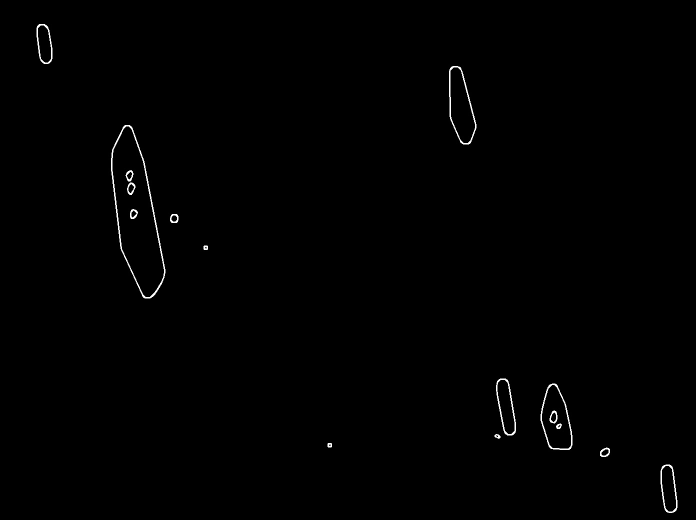
#> input picture reference_notebooks/test.jpg, 1392 x 1040 px (shown at 1/2 size); its folder holds only this picture in this run
$ python -i gif_generator.py   (imports and definitions only)
#> lines starting #> are read from the running program, lines starting #| are printed output that depends on the picture
#> further down, picture is the input picture: shape (1040, 1392, 3); min 0, max 255, mean 1.3
### beholder/utils/logging.py
'''
Author: W.R. Jackson, Damp Lab 2020
'''
import datetime
import logging
import sys

import colorama


class SingletonBaseClass(type):
    _instances = {}

    def __call__(cls, *args, **kwargs):
        """
        Possible changes to the value of the `__init__` argument do not affect
        the returned instance.
        """
        if cls not in cls._instances:
            instance = super().__call__(*args, **kwargs)
            cls._instances[cls] = instance
        return cls._instances[cls]


class BLogger(metaclass=SingletonBaseClass):
    '''
    Simple Custom Logger to enable colorized text output as well as
    discrete control over setting logging levels for debugging.
    '''

    def __init__(self):

        logging.basicConfig(
            filename=f'beholder_{datetime.datetime.now().isoformat()}.log',
            format='[%(asctime)s] [%(levelname)s] %(message)s',
            datefmt='%Y-%m-%d %H:%M:%S',
            level=logging.DEBUG,
        )
        logging.getLogger().addHandler(logging.StreamHandler(sys.stdout))
        self.log = logging.getLogger(__name__)
        self.log.setLevel(logging.INFO)
        # This only performs any kind of action on a windows machine,
        # otherwise it's a no-op.
        colorama.init(autoreset=True)

    # def write_out(self, output_fp: str):
    #     self.log.()

    # [89 lines left out: functions change_logging_level, debug, info, warning, error, critical and 1 more, not called in this run]

### beholder/pipelines/gif_generator.py
'''
--------------------------------------------------------------------------------
Description:

Roadmap:

Written by W.R. Jackson <wrjackso@bu.edu>, DAMP Lab 2020
--------------------------------------------------------------------------------
'''
import glob
import os
import xml.etree.ElementTree as ET
from pathlib import Path
from typing import (
    List,
)

import cv2
import imageio
import numpy as np
import tqdm

from beholder.signal_processing import (
    apply_brightness_contrast,
    downsample_image,
    colorize_frame,
    combine_frame,
    modify_contrast,
    jump_color,
    debug_image,
)
from beholder.signal_processing.sigpro_utility import (
    get_channel_and_wl_data_from_xml_metadata,
    ingress_tiff_file,
)
from beholder.utils import (
    BLogger,
    get_analysis_location,
    convert_channel_name_to_color,
)

LOG = BLogger()


def increase_brightness(img, value=30):
#> called with value = 30
    hsv = cv2.cvtColor(img, cv2.COLOR_BGR2HSV)
#> hsv: shape (1040, 1392, 3); mean H, S, V 0, 0, 1.3
    h, s, v = cv2.split(hsv)
#> h: shape (1040, 1392); every value is 0

    lim = 255 - value
    v[v > lim] = 255
#> v: shape (1040, 1392); min 0, max 255, mean 1.3
    v[v <= lim] += value
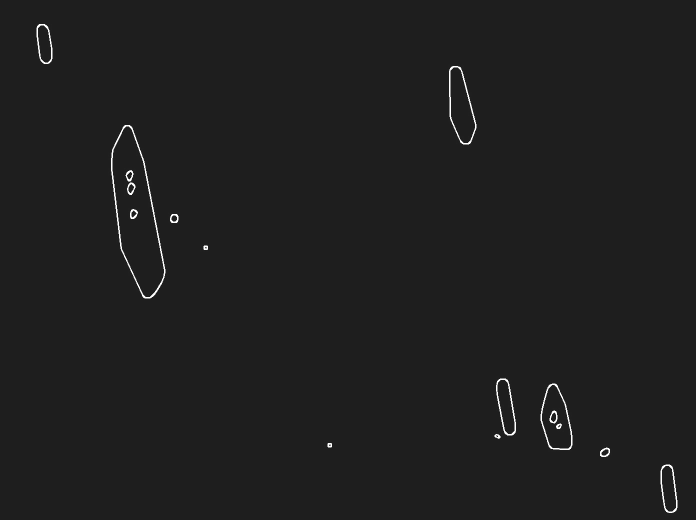
#> v: shape (1040, 1392) (shown at 1/2 size); min 30, max 255, mean 31.2

    final_hsv = cv2.merge((h, s, v))
#> final_hsv: shape (1040, 1392, 3); mean H, S, V 0, 0, 31.2
    img = cv2.cvtColor(final_hsv, cv2.COLOR_HSV2BGR)
    return img


# [123 lines left out: function enqueue_panel_based_gif_generation, not called in this run]

>>> import cv2
>>> picture = cv2.imread('../../reference_notebooks/test.jpg')
>>> result = increase_brightness(picture)
